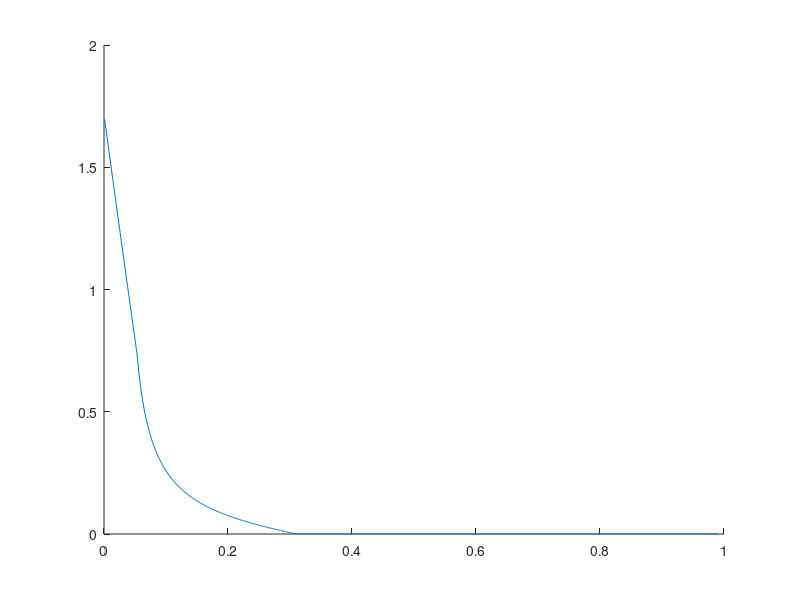

Write the MATLAB code that produced this figure.
K = 2;

B = 5;

r_d = 0.1;

r_g = 1;
r_c = 0.9;

M = 20;

%a_g = 0.4;
A_gk = zeros(K,1);

beta = [9 50];

delta = beta(1)/beta(2);

P_H = 0.4;

P = [1-P_H P_H];





%B1 = P(2)*r_g*(1+(M-1)*P(1)/(P(1)+M*P(2)))-r_c

%B2 = P(2)*r_g*(1+(M-1)*P(1)/(P(1)+M*P(2)*beta(1)/beta(2)))-r_c

%case 2: A_L = 0  A_H \neq 0


%A_H = log(M*P(2)/((M-1)*P(1)*P(2)*r_g/(r_c-P(2)*r_g)-P(1)))

%A_t = log(beta(2)/beta(1))

%a_g = log(power(P(1)+P(2)*((M-1)*P(1)*P(2)*r_g/(r_c-P(2)*r_g)-P(1))/M/P(2),M-1)*beta(2)/r_d/(M*P(2)/((M-1)*P(1)*P(2)*r_g/(r_c-P(2)*r_g)-P(1))))

%sum_incomplete = M*P(2)*A_H+a_g

%sum_complete = log(beta(2)/r_d)


P_H = 0.001:0.001:0.99;
BB1 = zeros(1,length(P_H));
BB2 = zeros(1,length(P_H));
A_H = zeros(1,length(P_H));
A1 = zeros(1,length(P_H));
A2 = zeros(1,length(P_H));
a_g = zeros(1,length(P_H));
sum_incomplete = zeros(1,length(P_H));
sum_complete = zeros(1,length(P_H));
diff = zeros(1,length(P_H));
t = ones(1,length(P_H));
t1 = ones(1,length(P_H));
for i = 1:length(P_H)
    P = [1-P_H(i), P_H(i)];
    BB1(i) = P(2)*r_g*(1+(M-1)*P(1)/(P(1)+M*P(2)))-r_c;
    BB2(i) = P(2)*r_g*(1+(M-1)*P(1)/(P(1)+M*P(2)*beta(1)/beta(2)))-r_c;
    if (BB1(i) >= 0)
       a_g(i) = log(beta(2)/r_d);
       A1(i) = 0;
       A2(i)=0;
       sum_incomplete(i) = M*(P(1)*A1(i)+P(2)*A2(i))+a_g(i);
       sum_complete(i) = log(beta(2)/r_d);
       diff(i) = sum_complete(i)-sum_incomplete(i);
    elseif (BB2(i) <= 0)
        a_g(i) = (M-1)*log(P(1)+P(2)*delta)+log(beta(1)/r_d);
        A1(i) = 0;
        A2(i) = log(1/delta);
        sum_incomplete(i) = M*(P(1)*A1(i)+P(2)*A2(i))+a_g(i);
        sum_complete(i) = log(beta(2)/r_d);
        diff(i) = sum_complete(i)-sum_incomplete(i);
    else
        a_g(i) = log(power(P(1)+P(2)*((M-1)*P(1)*P(2)*r_g/(r_c-P(2)*r_g)-P(1))/M/P(2),M-1)*beta(2)/r_d/(M*P(2)/((M-1)*P(1)*P(2)*r_g/(r_c-P(2)*r_g)-P(1))));
        A1(i) = 0;
        A2(i) = log(M*P(2)/((M-1)*P(1)*P(2)*r_g/(r_c-P(2)*r_g)-P(1)));
        sum_incomplete(i) = M*(P(1)*A1(i)+P(2)*A2(i))+a_g(i);
        sum_complete(i) = log(beta(2)/r_d);
        diff(i) = sum_complete(i)-sum_incomplete(i);
    end
    t(i) = log(power(M*(P(2)*r_c-P(2)*P(2)*r_g)/(M*P(2)*r_g-M*P(2)*P(2)*r_g+P(2)*r_c-r_c),M*P(2)-1)*power(1-1/M,M-1)*power(1-P(2),M-1)*power(r_c/(r_c-P(2)*r_g),M-1));
    A_H(i) = log(M*P(2)/((M-1)*P(1)*P(2)*r_g/(r_c-P(2)*r_g)-P(1)));
    %a_g = log(power(P(1)+P(2)*((M-1)*P(1)*P(2)*r_g/(r_c-P(2)*r_g)-P(1))/M/P(2),M-1)*beta(2)/r_d/(M*P(2)/((M-1)*P(1)*P(2)*r_g/(r_c-P(2)*r_g)-P(1))));
    %sum_incomplete = M*P(2)*A_H+a_g;
    %sum_complete = log(beta(2)/r_d);
    %if(BB1(i)<0 & BB2(i)>0)
        
        %t(i) = log(power(M*(P(2)*r_c-P(2)*P(2)*r_g)/(M*P(2)*r_g-M*P(2)*P(2)*r_g+P(2)*r_c-r_c),M*P(2)-1)*power(1-1/M,M-1)*power(1-P(2),M-1)*power(r_c/(r_c-P(2)*r_g),M-1));
        
        %M*P(2)*(r_g-r_c)-r_c*(1-P(2))
        %power((1-1/M)*(1-P(2))*r_c/(r_c-P(2)*r_g),M-M*P(2))*power(P(2)*r_c*(M-1)/(M*P(2)*r_g-r_c),M*P(2)-1)
        %(1-P(2))*(M*P(2)*r_g-r_c)/M/P(2)/(r_c-P(2)*r_g)
        %beta(1)/beta(2)
        %power((1-1/M)*(1-P(2))*r_c/(r_c-P(2)*r_g),M-M*P(2))
        %power((1-1/M)*(1-P(2))*r_c/(r_c-P(2)*r_g),M-M*P(2))*power(beta(1)/beta(2)/(1-P(2)+P(2)*beta(1)/beta(2)),1-M*P(2))
        %power(beta(1)/beta(2)/(1-P(2)+P(2)*beta(1)/beta(2)),1-M*P(2))
        %t(i) = log(power(M*(P(2)*r_c-P(2)*P(2)*r_g)/(M*P(2)*r_g-M*P(2)*P(2)*r_g+P(2)*r_c-r_c),M*P(2)-1)*power(1-1/M,M-1)*power(1-P(2),M-1)*power(r_c/(r_c-P(2)*r_g),M-1));
        %t(i) = A_H*(M*P(2)-1)+(M-1)*log(P(1)+P(2)*exp(-A_H));
        %t1(i)  = sum_incomplete-sum_complete;
    %end
end
hold on;
plot(P_H,diff)
%plot(P_H,t)
%{
a_h = 0:0.01:log(beta(2)/beta(1));
t = zeros(length(a_h),1);



for i = 1:length(a_h)
    t(i) = a_h(i)*(M*P(2)-1)+(M-1)*log(P(1)+P(2)*exp(-a_h(i)));
end
plot(a_h,t)
%}




%{
for k = 1:K-1
    temp = 0;
    for i = k+1:K
        temp = temp + P(i)*beta(k)/beta(i);
    end
    A_gk(k) = log(beta(k)*power(sum(P(1:k))+temp,M-1))-log(r_d);
end

A_gk(K) =log(beta(K))-log(r_d);
%}




%{
%case 3: A_L = 0; A_H = log(beta_H/beta/L)


sum_incomplete = M*P(2)*log(beta(2)/beta(1))+log(beta(1)*power(P(1)+P(2)*beta(1)/beta(2),M-1))-log(r_d);

sum_complete = log(beta(2)/r_d);
%}

%{
P_H = 0.05:0.05:0.95;
B = zeros(length(P_H),1);
t = zeros(length(P_H),1);
for i = 1:length(P_H)
    B(i) = (P_H(i)*M-P_H(i)^2*M-1+P_H(i))/(M*P_H(i)-M*P_H(i)*P_H(i));
    t(i) = power(1/B(i),M*P_H(i))*B(i)*power(1-P_H(i)+B(i)*P_H(i),M-1);
end
plot(P_H,B);
figure();
plot(P_H,t);
%}

%{
B1 = zeros(1,length(r_g));
B2 = zeros(1,length(r_g));

for i = 1:length(r_g)
    
B1(i) = P(2)*r_g(i)*(1+(M-1)*P(1)/(P(1)+M*P(2)))-r_c(i);

B2(i) = P(2)*r_g(i)*(1+(M-1)*P(1)/(P(1)+M*P(2)*beta(1)/beta(2)))-r_c(i);
%{
if ( B2(i) <0)
    r_g(i)
    break;

end
%}
end
%}
%{
case 3: A_L = 0; A_H = log(beta_H/beta/L)
sum_incomplete < sum_complete
K = 2;
B = 5;
r_d = 0.1;
r_g = 4;
r_c = 3.9;
M = 20;
beta = [6 9];
P = [0.9 0.1];
%}

%{
case 2 A_L = 0; A_H neq 0
sum_incomplete < sum_complete
K = 2;

B = 5;

r_d = 0.1;

r_g = 4;
r_c = 3.9;

M = 20;

%a_g = 0.4;
A_gk = zeros(K,1);

beta = [1 9];

P_H = 0.6;

P = [1-P_H P_H];

%}

